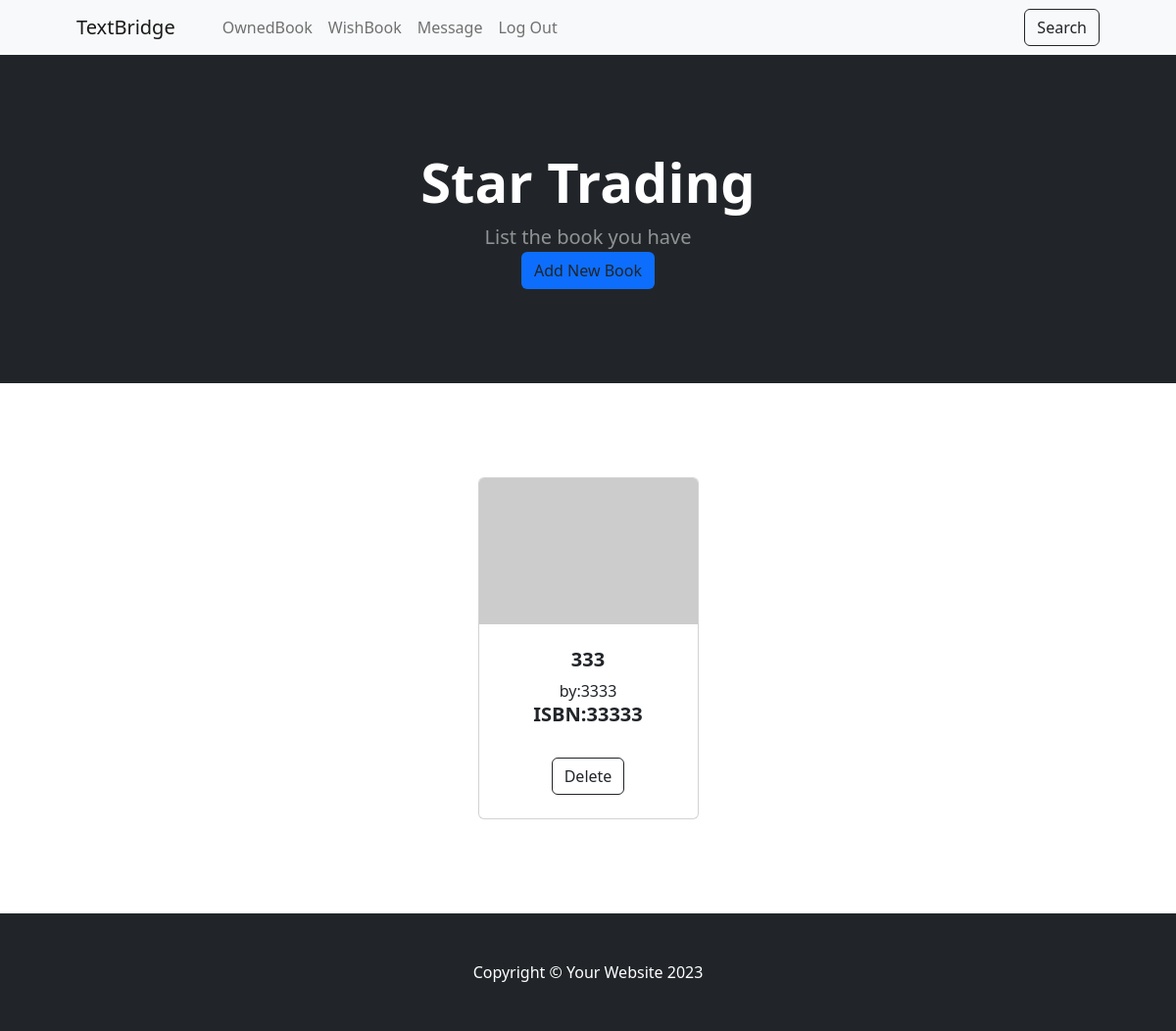
The app's page /ownlist (signed in) with its own data.
### main.py (models this page shows)
class OwnBook(db.Model):
    __tablename__ = "ownbooks"
    id = db.Column(db.Integer, primary_key=True)
    title = db.Column(db.String(250))
    author = db.Column(db.String(250))
    ISBN = db.Column(db.String(250))
    user_id = db.Column(db.Integer, db.ForeignKey('users.id'))

### main.py (the view)
@app.route('/ownlist')
def ownlist():
    result = db.session.execute(db.select(OwnBook).filter_by(user_id=current_user.id).order_by(OwnBook.title))
    all_books = result.scalars()
    return render_template("ownlist.html", books=all_books)

### main.py (called while the page is built)
@login_manager.user_loader
def load_user(user_id):
    return db.get_or_404(User, user_id)

### templates/ownlist.html (shortened to what this page needs)
<!DOCTYPE html>
<html lang="en">
    <head>
        <link href="https://cdn.jsdelivr.net/npm/bootstrap-icons@1.5.0/font/bootstrap-icons.css" rel="stylesheet" />
        <link href="../static/css/styles2.css" rel="stylesheet" />
    </head>
    <body>
        <nav class="navbar navbar-expand-lg navbar-light bg-light">
            <div class="container px-4 px-lg-5">
                <a class="navbar-brand" href="#!">TextBridge</a>
                <div class="collapse navbar-collapse" id="navbarSupportedContent">
                    <ul class="navbar-nav me-auto mb-2 mb-lg-0 ms-lg-4">
                        <li class="nav-item"><a class="nav-link" href="{{ url_for('ownlist') }}">OwnedBook</a></li>
                        <li class="nav-item"><a class="nav-link" href="{{ url_for('wishlist') }}">WishBook</a></li>
                        <li class="nav-item"><a class="nav-link" href="{{ url_for('inbox') }}">Message</a></li>
                        <li class="nav-item"><a class="nav-link" href="{{ url_for('logout') }}">Log Out</a></li>
                    </ul>
                    <form class="d-flex">
                        <div class="text-center"><a class="btn btn-outline-dark" href="{{ url_for('search') }}">Search</a></div>
                    </form>
                </div>
            </div>
        </nav>
        <header class="bg-dark py-5">
            <div class="container px-4 px-lg-5 my-5">
                <div class="text-center text-white">
                    <h1 class="display-4 fw-bolder">Star Trading</h1>
                    <p class="lead fw-normal text-white-50 mb-0">List the book you have</p>
                    <div class="text-center"><a class="btn bg-primary" href="{{ url_for('addown') }}">Add New Book</a></div>
                </div>
            </div>
        </header>
        {% for book in books %}
        <section class="py-5">
            <div class="container px-4 px-lg-5 mt-5">
                <div class="row gx-4 gx-lg-5 row-cols-2 row-cols-md-3 row-cols-xl-4 justify-content-center">
                    <div class="col mb-5">
                        <div class="card h-100">
                            <img class="card-img-top" src="https://dummyimage.com/450x300/dee2e6/6c757d.jpg" alt="..." />
                            <div class="card-body p-4">
                                <div class="text-center">
                                    <h5 class="fw-bolder">{{book.title}}</h5>
                                    by:{{book.author}}
                                </div>
                                <div class="text-center">
                                    <h5 class="fw-bolder">ISBN:{{book.ISBN}}</h5>
                                </div>
                            </div>
                            <div class="card-footer p-4 pt-0 border-top-0 bg-transparent">
                                <div class="text-center"><a class="btn btn-outline-dark mt-auto" href="{{ url_for('deleteown', id=book.id) }}">Delete</a></div>
                            </div>
                        </div>
                    </div>
                </div>
            </div>
        </section>
        {% endfor %}
        <footer class="py-5 bg-dark">
            <div class="container"><p class="m-0 text-center text-white">Copyright &copy; Your Website 2023</p></div>
        </footer>
    </body>
</html>

### records on screen
OwnBook: title "333", author "3333", ISBN "33333"
